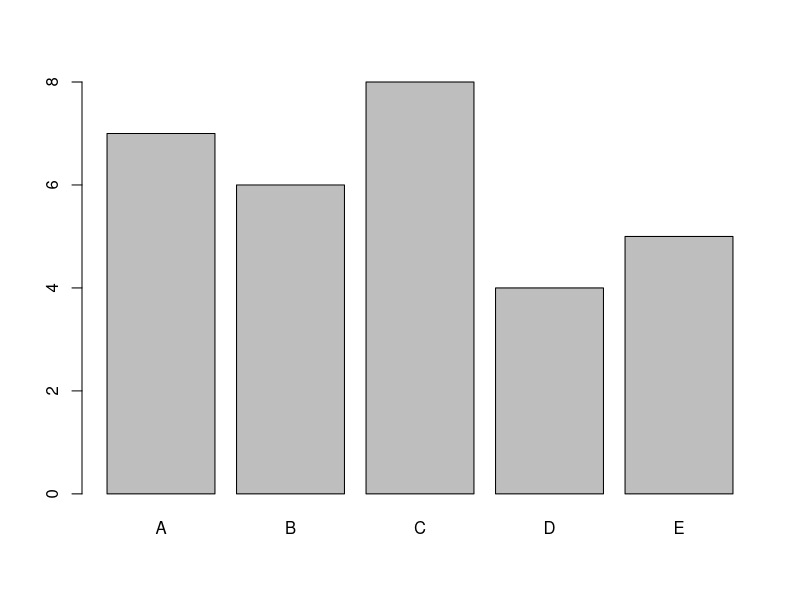
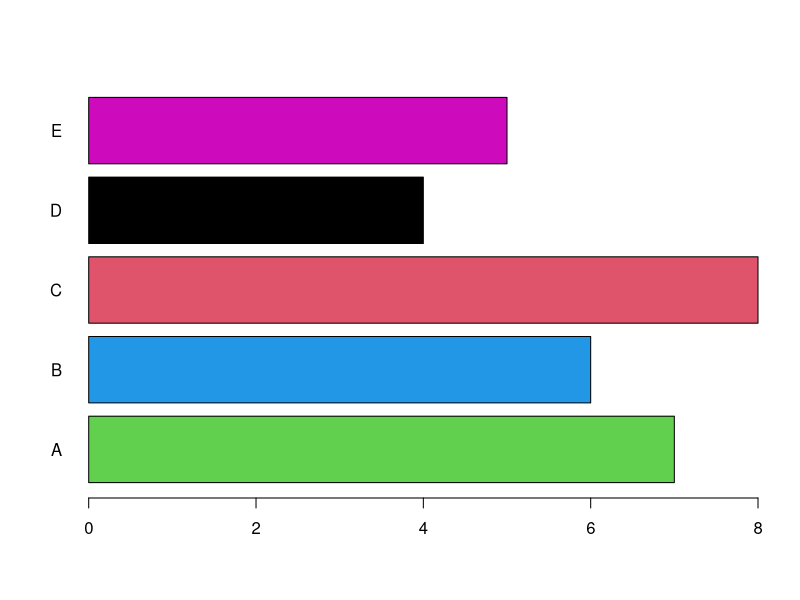
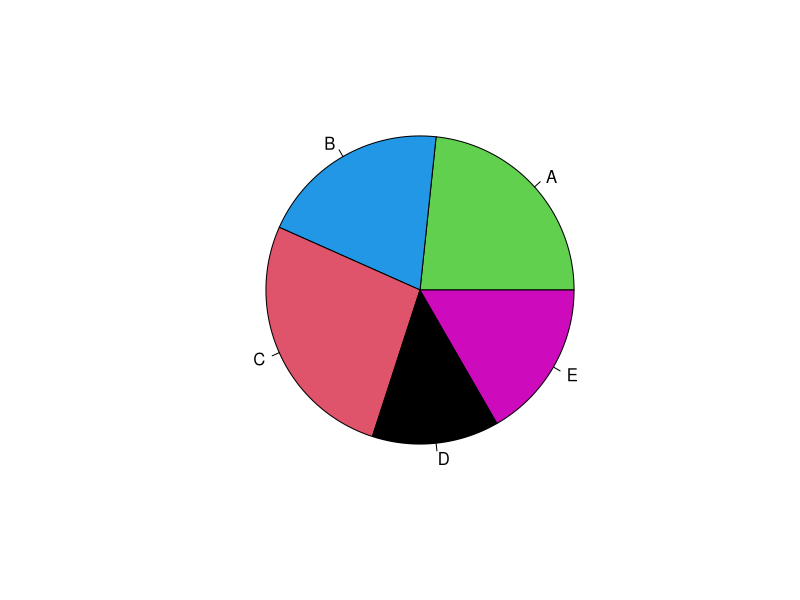
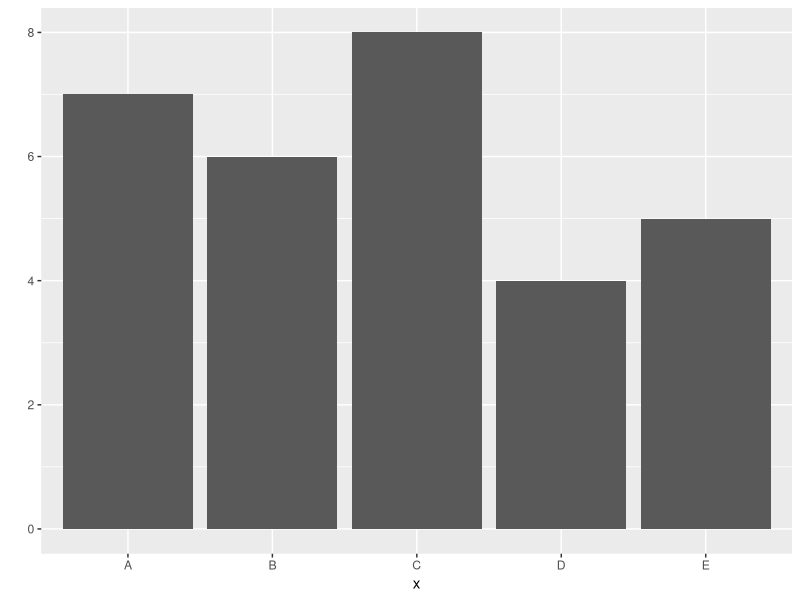
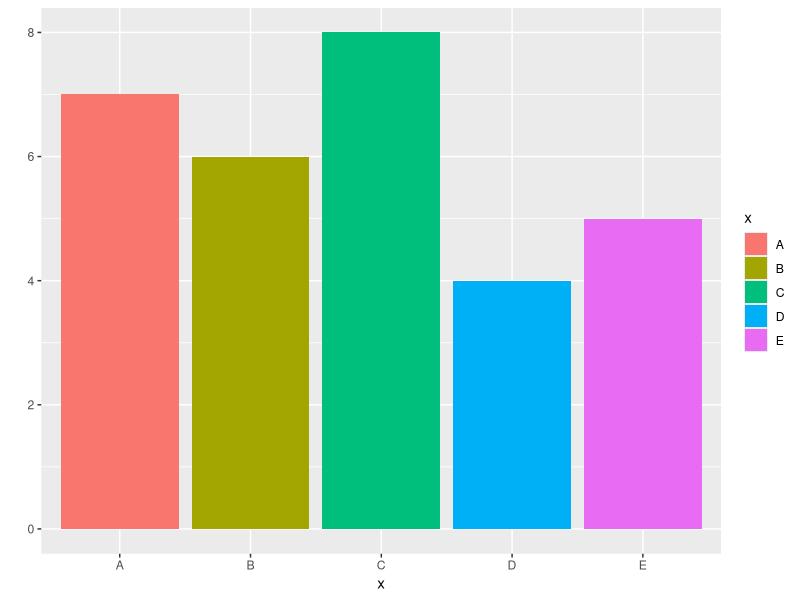
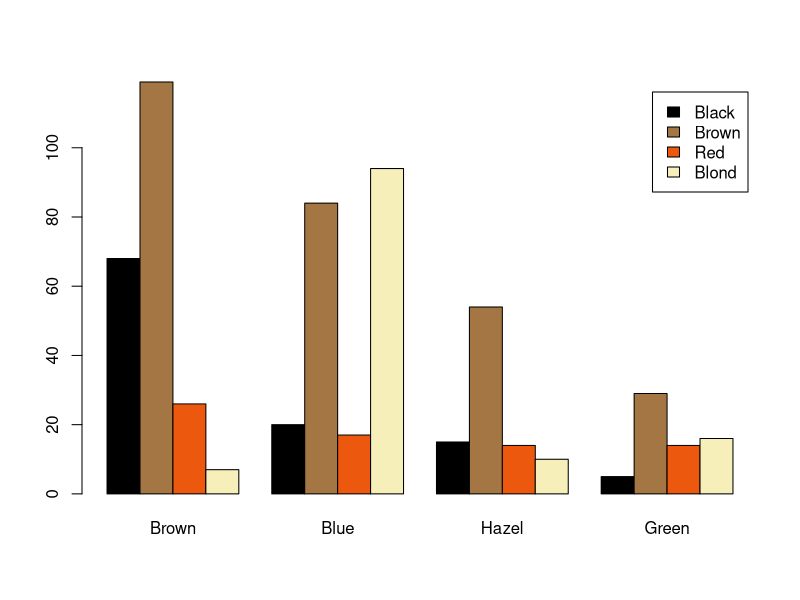
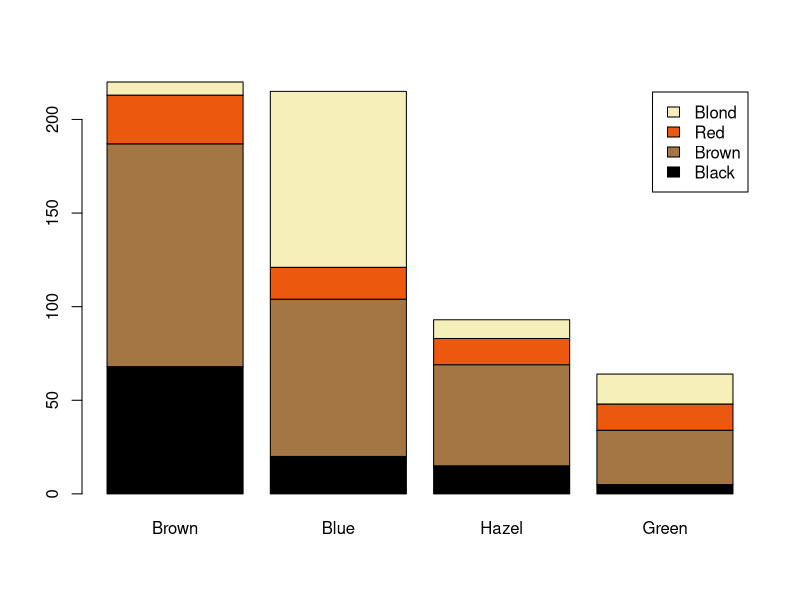
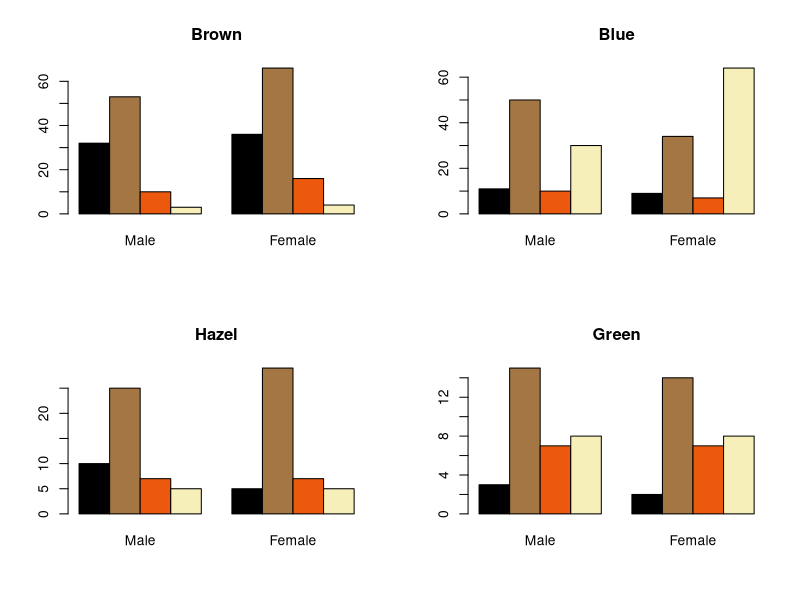

These figures' R source, in order:
# ------------------------------------------------------------------------------
# -------- Data Analysis and Statistical Learning ------------------------------
# -------- Exercise Sheet 2                      -------------------------------
# -------- Dr. Annette Möller                    -------------------------------
# -------- TU Clausthal                          ------------------------------- 
# ------------------------------------------------------------------------------




# -------- Exercise 6 ----------------------------------------------------------


# Enter data into R
x <- c("E", "D", "A", "D", "C", "D", "B", "E", "C", "E", "D", "B", "B", "C",
"B", "A", "B", "C", "C", "C", "A", "B", "C", "A", "A", "C", "A", "E", "E", "A")

# or (for more advanced R users)
help("strsplit")
x <- "E D A D C D B E C E D B B C B A B C C C A B C A A C A E E A"
x <- strsplit(x, split=" ")
x <- x[[1]]
# or
x <- unlist(x)

# or
x <- "EDADCDBECEDBBCBABCCCABCAACAEEA"
x <- unlist(strsplit(x, split=""))


# as factor
x <- factor(x)
x


# (a)

# Frequency table
table(x) # would also work without conversion to factor 

# or
summary(x) # works only with conversion to factor in advance 

# Relative frequencies
table(x)/length(x)


# (b)

# Barplot
help(barplot)
barplot(table(x))

# or e.g. 
barplot(table(x), horiz=TRUE, col=c(3,4,2,1,6), las=1)

# pie chart
pie(table(x), col=c(3,4,2,1,6))


# (c)

# with ggplot2 possible without using table, as respective plot function
# automatically uses frequencies in case a factor variable is handed over

library(ggplot2)
qplot(x)
# or
qplot(x, fill=x)



# -------- Exercise 7 ----------------------------------------------------------


# dataset
help(HairEyeColor)
HairEyeColor

# Men and women jointly 
HairEyeColor[,,1] + HairEyeColor[,,2]
HEC.all <- HairEyeColor[,,1] + HairEyeColor[,,2]

# Barplot
cx <- c(rgb(0/255,0/255,0/255), rgb(163/255,118/255,67/255),
rgb(235/255,88/255,14/255), rgb(247/255,239/255,186/255))  # nicer colors

barplot(HEC.all, beside=TRUE, legend=TRUE,
col=cx)
# or
barplot(HEC.all, col=cx, legend=TRUE)

# separatly for eye color and gender 
par(mfrow=c(2,2))
barplot(HairEyeColor[,1,], beside=TRUE, main="Brown", col=cx)
barplot(HairEyeColor[,2,], beside=TRUE, main="Blue", col=cx)
barplot(HairEyeColor[,3,], beside=TRUE, main="Hazel", col=cx)
barplot(HairEyeColor[,4,], beside=TRUE, main="Green", col=cx)
par(mfrow=c(1,1))

# or
par(mfrow=c(1,2))
barplot(HairEyeColor[,,1], beside=FALSE, main="Male", legend=TRUE, col=cx)
barplot(HairEyeColor[,,2], beside=FALSE, main="Female", legend=TRUE, col=cx)
par(mfrow=c(1,1))



# -------- Exercise 8 ----------------------------------------------------------

# Package
library(cluster)


# (a)

# Helping pages
help(agriculture)

# dataset
agriculture

# Make variable names "visible", that is 
# attach data frame to R search path 
# but before attaching it into search path delete previous variable x to avoid clashes
# with the column-name x in the data frame agriculture
rm(x)
attach(agriculture)


# (b)


# Scatter plot
plot(x, y, xlab="per capita GNP", ylab="perct. pop. in agriculture")

# or
library(ggplot2)
qplot(x, y, xlab="per capita GNP", ylab="perct. pop. in agriculture") + stat_smooth()

# or
library(lattice)
xyplot(y ~ x, xlab="per capita GNP", ylab="perct. pop. in agriculture")


# (c)

# new variable
detach(agriculture)
n <- nrow(agriculture)
region <- c("north", "north", "north", "south", "south", "south", 
            "north", "south" , "north", "north", "south" ,"north")

# or
region <- rep("north",n)
region[rownames(agriculture)%in%c("P","E","I","GR","F")] <- "south"
region

# add the new column to data frame
agriculture$region <- region
agriculture
summary(agriculture)

# better
agriculture$region <- factor(region)
summary(agriculture)

# remove old variable region from workspace 
rm(region)

# Attach data frame to search path/make it "visible"
attach(agriculture)
summary(region)


# (d)

par(mfrow=c(1,2))
boxplot(x ~ region, main="per capita GNP")
boxplot(y ~ region, main="perct. pop. in agriculture")
par(mfrow=c(1,1))

# or with lattice
# par() does not work for lattice, use lattice graphics-layout facilities instead 

?plot.trellis

bxp.x <- bwplot(x ~ region, main="per capita GNP")
bxp.y <- bwplot(y ~ region, main="perct. pop. in agriculture")


plot(bxp.x, split=c(1,1,2,1), more=TRUE)
plot(bxp.y, split=c(2,1,2,1), more=FALSE)


# or with ggplot2
# par() does not work either
# Several packages available that provide graphics-layout facilities for ggplot2
# graphics, e.g. 
library(gridExtra)

plot.x <- qplot(region, x, geom="boxplot", ylab="per capita GNP")
plot.y <- qplot(region, y, geom="boxplot", ylab="perct. pop. in agriculture")

grid.arrange(plot.x, plot.y, ncol=2)



# (e)

# "complicated" version
par(mfrow=c(1,2))
plot(x[region=="north"],y[region=="north"], xlab="per capita GNP", 
     ylab="perct. pop. in agriculture")
title("North")
plot(x[region=="south"],y[region=="south"], xlab="per capita GNP", 
     ylab="perct. pop. in agriculture")
title("South")
par(mfrow=c(1,1))


# simple approach with ggplot2 and/or lattice
qplot(x, y, color=region, xlab="per capita GNP", ylab="perct. pop. in agriculture")

# or
xyplot(y ~ x | region, xlab="per capita GNP", ylab="perct. pop. in agriculture")

# Arrangement of panels with argument layout=c(#cols, #rows, #pages)
# default arrangement
xyplot(y ~ x | region, xlab="per capita GNP", ylab="perct. pop. in agriculture", layout=c(2,1,1))
# or other way around
xyplot(y ~ x | region, xlab="per capita GNP", ylab="perct. pop. in agriculture", layout=c(1,2,1))



# -------- Exercise 9 ----------------------------------------------------------


# Detach data frame from search path
# Delete region from data frame
detach(agriculture)
agriculture <- agriculture[,-3]
agriculture
# or
agriculture$region <- NULL

# Change (col-) names
names(agriculture) <- c("GNP","PopAgri")
agriculture

# plot() function in R
help(plot)

# text() function
help(text)

# call plot() without actually plotting something
attach(agriculture)
plot(GNP, PopAgri, type="n")

# Add text 
text(GNP, PopAgri, labels=rownames(agriculture))

# or
plot(GNP, PopAgri, ylim = c(0,25))
text(GNP, PopAgri + 1.5, labels=rownames(agriculture))


